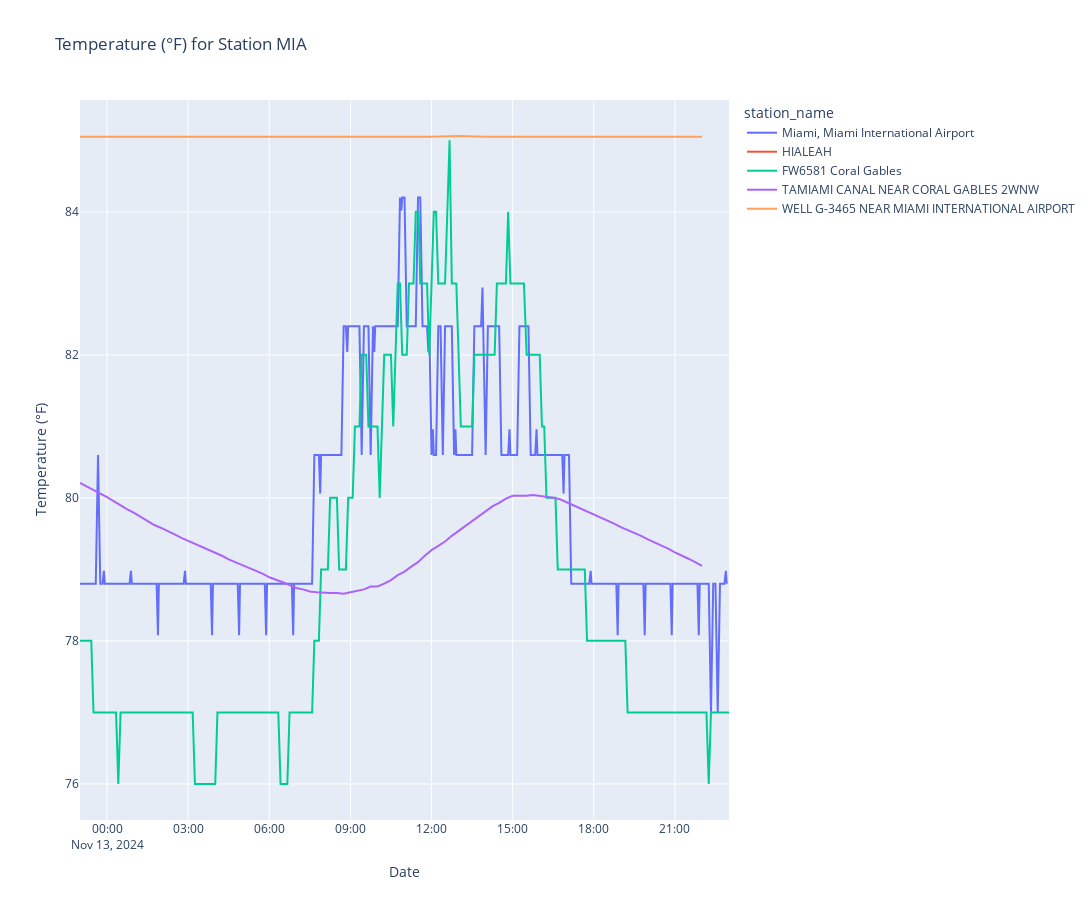

This figure's notebook cell:
### Code cell
import pandas as pd
pd.options.plotting.backend = "plotly"

import plotly.express as px

fig = px.line(res_df, x="date_time", y="temperature_f", color="station_name", title=f"Temperature (°F) for Station {station}", width=1800, height=900)
fig.update_traces(mode="lines", hovertemplate=None)
fig.update_layout(hovermode="x")
fig.update_yaxes(title="Temperature (°F)")
fig.update_xaxes(title="Date")

fig.show()
